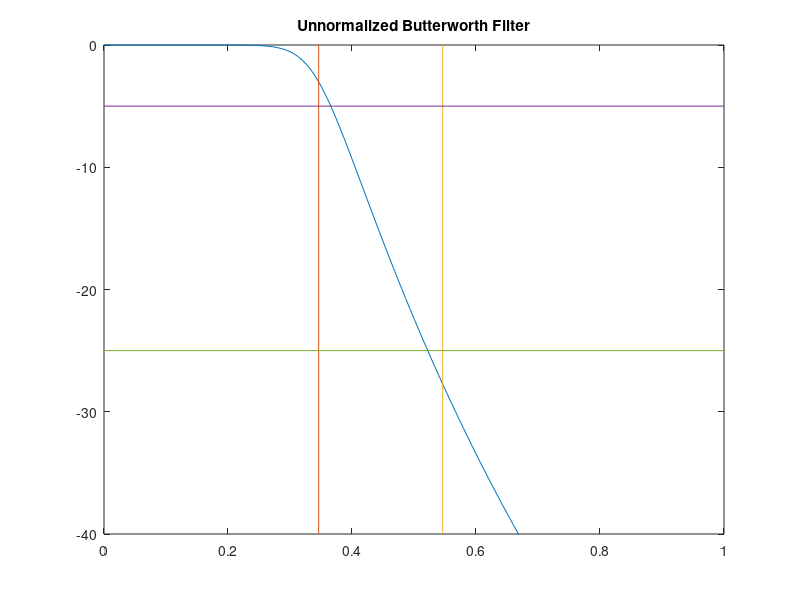
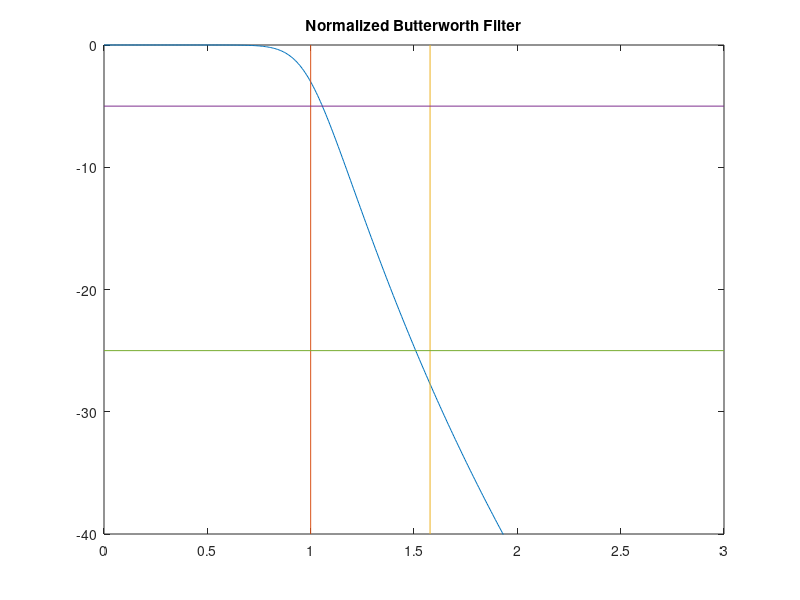
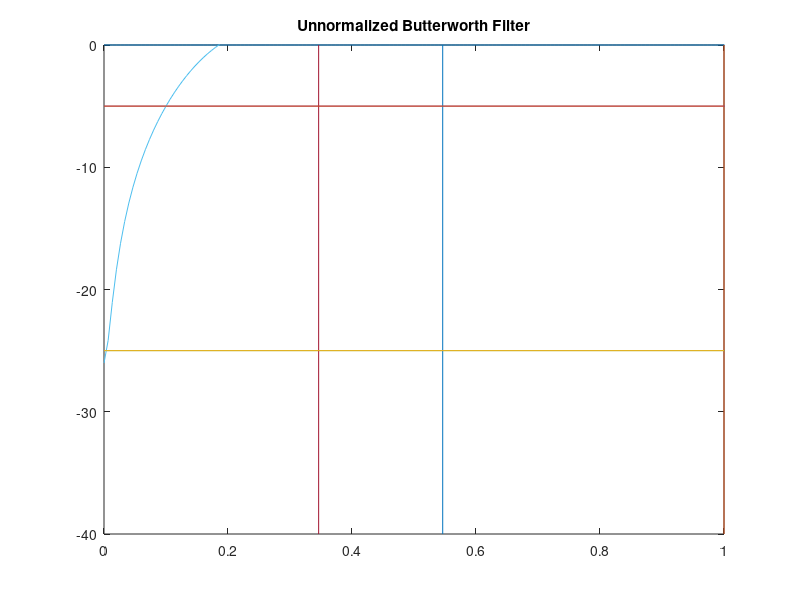
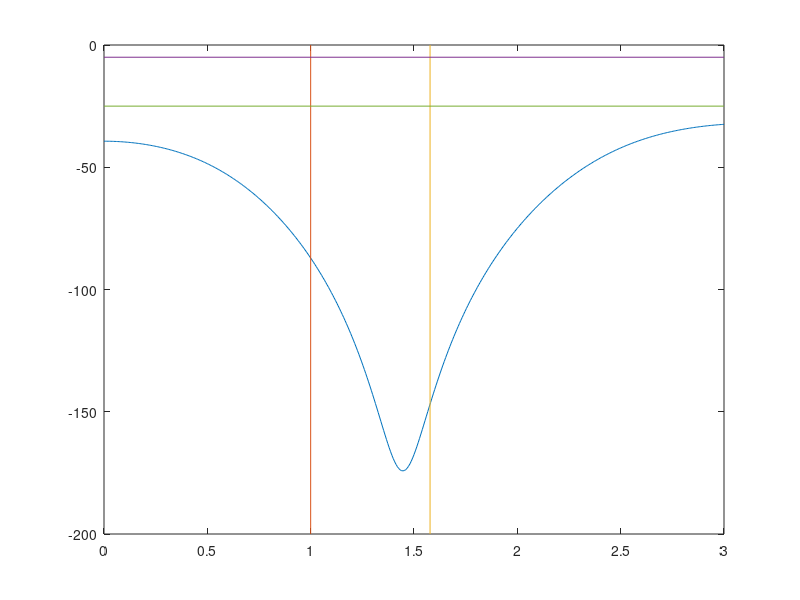

Here is the MATLAB script that generated these plots, in order:
%% Unnormalized Butterworth Filter 
%6th order normalized butterworth filter 
%T_n(s)=1/(s^2+.5176s+1)*(s^2+1.4141s+1)(s^2+1.9319s+1) 
w=0:1/150:3;
scale=1/.3462; 
t=1./(((j*w*scale)+1).*(((j*w*scale).^2)+(.4450*j.*w*scale)+1).*...
  (((j*w*scale).^2)+(1.2470*j.*w*scale)+1).*(((j*w*scale).^2)+...
  (1.8019*j.*w*scale)+1));  
figure(1); 
plot(w,20*log10(abs(t))); 
xmin=0;xmax=1;ymin=-40;ymax=0; 
xlim([xmin xmax]);ylim([ymin ymax]); 
hold on; 
plot([.3462 .3462],[ymax ymin], [.5463 .5463],[ymax ymin],...
    [xmin xmax],[-5 -5],[xmin xmax],[-25 -25]); 
title('Unnormalized Butterworth Filter')
%%
%6th order unnormalized butterworth filter 
%T_n(s)=1/(s^2+.5176s+1)*(s^2+1.4141s+1)(s^2+1.9319s+1) 
w=0:1/150:3;
t=1./(((j*w)+1).*(((j*w).^2)+(.4450*j.*w)+1).*...
  (((j*w).^2)+(1.2470*j.*w)+1).*(((j*w).^2)+...
  (1.8019*j.*w)+1));  
figure(2); 
plot(w,20*log10(abs(t))); 
xmin=0;xmax=3;ymin=-40;ymax=0; 
xlim([xmin xmax]);ylim([ymin ymax]); 
hold on; 
plot([1 1],[ymax ymin], [1.5777 1.5777],[ymax ymin],...
    [xmin xmax],[-5 -5],[xmin xmax],[-25 -25]); 
title('Normalized Butterworth Filter')
%% Bilinear Transform
w=0:1/150:3;
s=(1-(exp(j*w).^-1))./(1+(exp(j*w)).^-1); 
t=1./((s+1).*((s.^2)+(.4450*s)+1).*...
  ((s.^2)+(1.2470.*s)+1).*((s.^2)+...
  (1.8019.*s)+1));  
figure(3); 
plot(w,20*log10(abs(t))); 
xmin=0;xmax=3;ymin=-40;ymax=0; 
xlim([xmin xmax]);ylim([ymin ymax]); 
hold on; 
plot([1 1],[ymax ymin], [1.5777 1.5777],[ymax ymin],...
    [xmin xmax],[-5 -5],[xmin xmax],[-25 -25]); 
title('Bilinear Transformed Filter')
%% 
w=0:1/150:3;
scale=1/.252;
t=(1./(((j*w*scale).^2)+(1.4142*j.*w*scale)+1))-.95;
figure(3); 
plot(w,20*log10(abs(t))); 
xmin=0;xmax=1;ymin=-40;ymax=0; 
xlim([xmin xmax]);ylim([ymin ymax]); 
hold on; 
plot([.3462 .3462],[ymax ymin], [.5463 .5463],[ymax ymin],...
    [xmin xmax],[-5 -5],[xmin xmax],[-25 -25]); 
title('Unnormalized Butterworth Filter')
%% Band pass 
w=0:1/150:3;
z=((exp(j*w).^-2)-(((2*1.8519*.039)/(.039+1)).*exp(j*w).^-1)+((.039-1)/(.039+1)))...
    ./((((.039-1)/(.039+1))^-2)-(((2*1.8519*.039)/(.039+1)).*exp(j*w).^-1)+1);
s=(1-z.^1)./(1+z.^1); 
t=1./(((s)+1).*(((s).^2)+(s)+1).*...
  (((s).^2)+(1.2470*s)+1).*(((s).^2)+...
  (1.8019*s)+1));  
figure(4); 
plot(w,20*log10(abs(t))); 
xmin=0;xmax=3;ymin=-200;ymax=0; 
xlim([xmin xmax]);ylim([ymin ymax]); 
hold on; 
plot([1 1],[ymax ymin], [1.5777 1.5777],[ymax ymin],...
    [xmin xmax],[-5 -5],[xmin xmax],[-25 -25]); 
%%
w=0:1/150:10;
z=((exp(j*w).^-2)-(((2*1.8519)/(.04513+1)).*exp(j*w).^-1)+((1-.4513)/(.4513+1)))...
    ./((((1-.4513)/(.4513+1))^-2)-(((2*1.8519)/(.4513+1)).*exp(j*w).^-1)+1);
s=(1-z)./(1+z); 
t=1./(((s)+1).*(((s).^2)+(s)+1).*...
  (((s).^2)+(1.2470*s)+1).*(((s).^2)+...
  (1.8019*s)+1));  
figure(5); 
plot(w,20*log10(abs(t))); 
xmin=0;xmax=10;ymin=-200;ymax=0; 
xlim([xmin xmax]);ylim([ymin ymax]); 
hold on; 
plot([1 1],[ymax ymin], [1.5777 1.5777],[ymax ymin],...
    [xmin xmax],[-5 -5],[xmin xmax],[-25 -25]); 

%%comment
